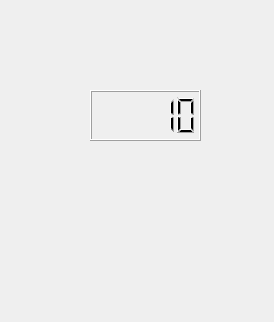
<?xml version="1.0" encoding="UTF-8"?>
<ui version="4.0">
 <class>Widget</class>
 <widget class="QWidget" name="Widget">
  <property name="geometry">
   <rect>
    <x>0</x>
    <y>0</y>
    <width>274</width>
    <height>322</height>
   </rect>
  </property>
  <property name="windowTitle">
   <string>Widget</string>
  </property>
  <widget class="QLCDNumber" name="lcdNumber">
   <property name="geometry">
    <rect>
     <x>90</x>
     <y>90</y>
     <width>111</width>
     <height>51</height>
    </rect>
   </property>
   <property name="intValue" stdset="0">
    <number>10</number>
   </property>
  </widget>
 </widget>
 <resources/>
 <connections/>
</ui>
